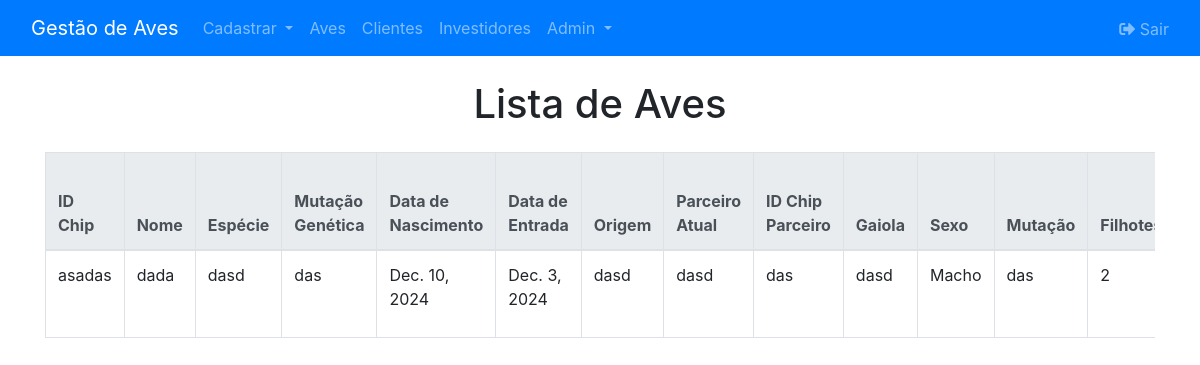
Screenshot of /listar/ (signed in) with the database file from the repository.
### aves/models.py (models this page shows, shortened)
class Ave(models.Model):
    id_chip = models.CharField(max_length=100, unique=True)  # ID da Ave (Chip)
    nome = models.CharField(max_length=100, blank=True, null=True)  # Nome/Código da Ave
    especie = models.CharField(max_length=100)  # Espécie
    mutacao_genetica = models.CharField(max_length=100, blank=True, null=True)  # Mutação Genética
    data_nascimento = models.DateField(blank=True, null=True)  # Data de nascimento
    data_entrada = models.DateField(blank=True, null=True)  # Data de entrada no plantel
    origem = models.CharField(max_length=100, blank=True, null=True)  # Origem
    parceiro_atual = models.CharField(max_length=100, blank=True, null=True)  # Parceiro Atual
    id_chip_parceiro = models.CharField(max_length=100, blank=True, null=True)  # ID da Ave do Parceiro Atual
    gaiola = models.CharField(max_length=100, blank=True, null=True)  # Gaiola
    sexo = models.CharField(max_length=10, choices=[('Macho', 'Macho'), ('Fêmea', 'Fêmea')])  # Sexo
    mutacao = models.CharField(max_length=100, blank=True, null=True)  # Mutação
    filhotes = models.IntegerField(default=0)  # Filhotes
    investidor = models.CharField(max_length=255, blank=True, null=True)  # Investidores
    preco_compra = models.DecimalField(max_digits=10, decimal_places=2, blank=True, null=True)  # Preço de Compra
    status = models.CharField(max_length=10, choices=[('Disponível', 'Disponível'), ('Vendida', 'Vendida'), ('Morte', 'Morte')], default='Disponível')  # Status
    preco_venda = models.DecimalField(max_digits=10, decimal_places=2, blank=True, null=True)  # Preço de Venda
    data_morte = models.DateField(blank=True, null=True)  # Data da Morte
    motivo_morte = models.TextField(blank=True, null=True)  # Motivo da Morte

### aves/views.py (the view)
# urls.py: path('listar/', views.listar_aves, name='listar_aves'),
@login_required
def listar_aves(request):
    aves = Ave.objects.all()
    return render(request, 'aves/listar_aves.html', {'aves': aves})

### aves/templates/aves/listar_aves.html (shortened to what this page needs)
{% extends 'base.html' %}
{% block content %}
<h1 class="text-center mb-4">Lista de Aves</h1>
<div class="table-responsive">
    <table class="table table-hover table-bordered">
        <thead class="thead-light">
            <tr>
                <th>ID Chip</th>
                <th>Nome</th>
                <th>Espécie</th>
                <th>Mutação Genética</th>
                <th>Data de Nascimento</th>
                <th>Data de Entrada</th>
                <th>Origem</th>
                <th>Parceiro Atual</th>
                <th>ID Chip Parceiro</th>
                <th>Gaiola</th>
                <th>Sexo</th>
                <th>Mutação</th>
                <th>Filhotes</th>
            </tr>
        </thead>
        <tbody>
            {% for ave in aves %}
            <tr>
                <td>{{ ave.id_chip }}</td>
                <td>{{ ave.nome }}</td>
                <td>{{ ave.especie }}</td>
                <td>{{ ave.mutacao_genetica }}</td>
                <td>{{ ave.data_nascimento }}</td>
                <td>{{ ave.data_entrada }}</td>
                <td>{{ ave.origem }}</td>
                <td>{{ ave.parceiro_atual }}</td>
                <td>{{ ave.id_chip_parceiro }}</td>
                <td>{{ ave.gaiola }}</td>
                <td>{{ ave.sexo }}</td>
                <td>{{ ave.mutacao }}</td>
                <td>{{ ave.filhotes }}</td>
            </tr>
            {% endfor %}
        </tbody>
    </table>
</div>
{% endblock %}

### aves/templates/base.html (style rules this page uses)
.table thead { background-color: #007bff; color: #ffffff; }

### rows the page displays
Ave: id_chip "asadas", nome "dada", especie "dasd", mutacao_genetica "das", data_nascimento "Dec. 10, 2024", data_entrada "Dec. 3, 2024", origem "dasd", parceiro_atual "dasd", id_chip_parceiro "das", gaiola "dasd", sexo "Macho", mutacao "das", filhotes "2"
